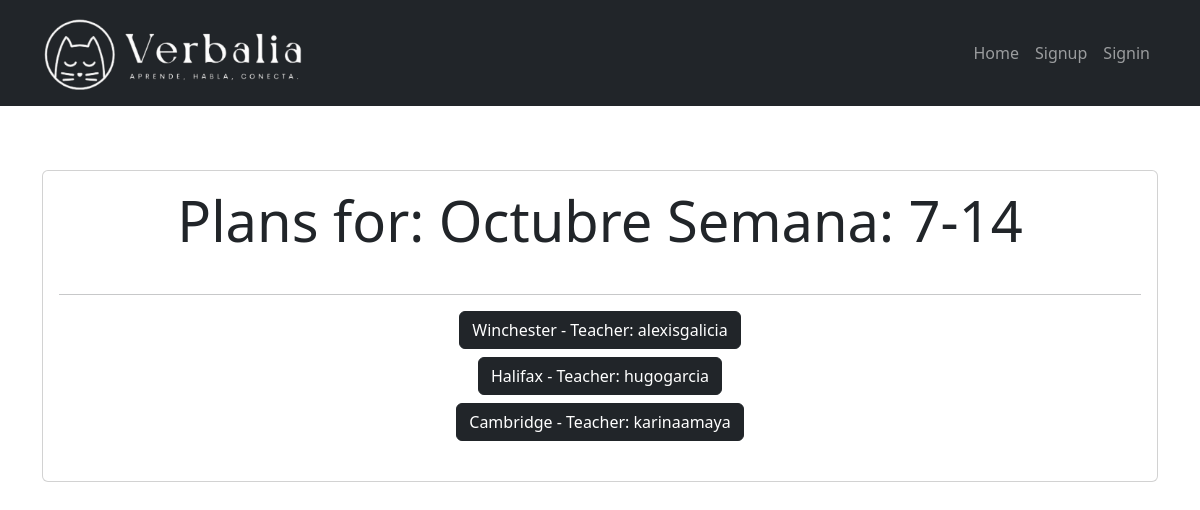
The page /plans_for_week/Octubre Semana: 7-14/ on the database its author committed.
### boletas/models.py (models this page shows, shortened)
class Plan(models.Model):
    DAY_CHOICES = [
        ('Monday','Monday'),
        ('Tuesday','Tuesday'),
        ('Wednesday','Wednesday'),
        ('Thursday','Thursday'),
        ('Friday','Friday')
    ]
    day = models.CharField(
        max_length=10,
        choices=DAY_CHOICES,
        null=True,
        blank=True
    )
    topic = models.CharField(max_length=50, null=True, blank=True)
    unit = models.CharField(max_length=50, null=True, blank=True)
    clase = models.CharField(max_length=50, null=True, blank=True)
    semana = models.CharField(max_length=50, null=True, blank=True)
    activities = models.TextField(max_length=500, null=True, blank=True)
    book_pages = models.TextField(max_length=100, null=True, blank=True)
    resources = models.TextField(max_length=500, null=True, blank=True)
    expected_learning = models.TextField(max_length=500, null=True, blank=True)
    group = models.ForeignKey(Group, on_delete=models.CASCADE, null=True, blank=True)
    creation_date = models.DateTimeField(auto_now_add=True)
    user = models.ForeignKey(User, on_delete=models.SET_NULL, null=True, blank=True, editable=False)
    last_modified_date = models.DateTimeField(auto_now=True)
    is_submitted = models.BooleanField(default=False)
    week_number = models.PositiveIntegerField(null=True, blank=True)
    week_start = models.DateField(null=True)
    week_end = models.DateField(null=True)
    student_data = models.JSONField(blank=True, null=True)
    creation_week = models.CharField(max_length=50, null=True)

class Group(models.Model):
    name = models.CharField(max_length=50)
    level = models.CharField(max_length=50)
    schedule = models.CharField(max_length=50)
    user = models.ForeignKey(User, on_delete=models.SET_NULL, null=True, blank=True, editable=True)

### boletas/views.py (the view)
# urls.py: path('plans_for_week/<str:week>/', views.plans_for_week, name='plans_for_week'),
def plans_for_week(request, week):
    weekly_plans = Plan.objects.filter(creation_week=week)
    return render(request, 'plans_for_week.html', {
        'weekly_plans':weekly_plans,
        'week':week
    })

### boletas/context_processors.py (called while the page is built)
def assignment_check(request):
    if request.user.is_authenticated:
        todos_los_grupos = Group.objects.filter(user=request.user)
        todos_completados = all([group.has_assignment_this_week() for group in todos_los_grupos])
    else:
        todos_completados = False
    return {'todos_completados':todos_completados}

def plan_check(request):
    if request.user.is_authenticated:
        todos_los_grupos = Group.objects.filter(user=request.user)
        plans_completados = all([group.has_plan_this_week() for group in todos_los_grupos])
    else:
        plans_completados = False
    return {'plans_completados':plans_completados}

def performance_check(request):
    if request.user.is_authenticated:
        todos_los_grupos = Group.objects.filter(user=request.user)
        performances_completados = all([group.has_performance_this_week() for group in todos_los_grupos])
    else:
        performances_completados = False
    return {'performances_completados':performances_completados}

### boletas/templates/plans_for_week.html
{% extends 'base.html' %}
{% block content %}
<main class="container py-5">
    <section class="card card-body">
        <h1 class="display-4 text-center mb-4">Plans for: {{ week }}</h1>
        <hr>
        <ul class="list-unstyled text-center">
            {% for plan in weekly_plans %}
                <li class="mb-2">
                    <a href="{% url 'plan_detail' plan.id %}" class="btn btn-dark">
                        {{ plan.group.name }} - Teacher: {{ plan.user }}
                    </a>
                </li>
            {% endfor %}
        </ul>
    </section>
</main>
{% endblock %}

### rows shown on the page
Plan: group.name "Winchester", user "alexisgalicia"
Plan: group.name "Halifax", user "hugogarcia"
Plan: group.name "Cambridge", user "karinaamaya"

### other values the page prints
{{ week }} "Octubre Semana: 7-14"
